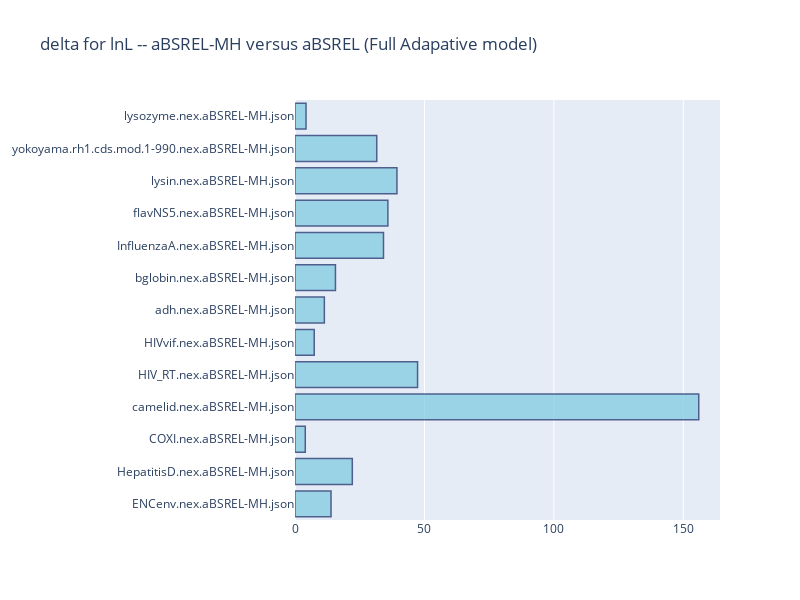

The cell this chart's notebook holds for it:
### Markdown cell above
## delta Log L -- Full Adaptive Models

### Code cell
tag_pair = [["aBSREL-MH_FULL_LL", "aBSREL_FULL_LL"]]

import random
for tag in tag_pair:
    dataset = []
    delta_value = []
    for index, row in df.iterrows():
        dataset.append(str(df["Filename"][index]).replace(".BUSTEDS-MH.json", ""))
        delta_value.append(df[tag[0]][index] - df[tag[1]][index])    
    #end for
            
    #plot
    fig = go.Figure(data=[
        go.Bar(y=dataset, x=delta_value, orientation='h')
    ])

    # Change the bar mode
    fig.update_layout(barmode='group')
    title = "delta for lnL -- aBSREL-MH versus aBSREL (Full Adapative model)"
    fig.update_layout(title_text=title)
    fig.update_traces(marker_color='rgb(130,202,225)', marker_line_color='rgb(28,48,107)',
                  marker_line_width=1.5, opacity=0.75)
    #fig.show()
    
    fig.update_layout(
        autosize=False,
        width=800,
        height=600,)

    fig.show()
    fig.write_image(title.replace(" ", "") + ".png", engine="kaleido")
    #output = tag[0].replace("MH_", "") + ' values - BUSTEDS-MH_vs_BUSTEDS'
    #output = "DELTA_" + output.replace(" ", "") + ".png"
    #fig.write_image(output)
    

"""
Negative delta LL are convergence problems
"""

### Figure 1 — Plotly figure (JSON) as saved in the notebook; plotly's stock layout.template omitted (floating-point values rounded to 4 significant figures)
{"data": [{"marker": {"color": "rgb(130,202,225)", "line": {"color": "rgb(28,48,107)", "width": 1.5}}, "opacity": 0.75, "orientation": "h", "type": "bar", "x": [13.91, 22.13, 3.968, 156.0, 47.35, 7.429, 11.34, 15.62, 34.18, 35.88, 39.38, 31.57, 4.262], "y": ["ENCenv.nex.aBSREL-MH.json", "HepatitisD.nex.aBSREL-MH.json", "COXI.nex.aBSREL-MH.json", "camelid.nex.aBSREL-MH.json", "HIV_RT.nex.aBSREL-MH.json", "HIVvif.nex.aBSREL-MH.json", "adh.nex.aBSREL-MH.json", "bglobin.nex.aBSREL-MH.json", "InfluenzaA.nex.aBSREL-MH.json", "flavNS5.nex.aBSREL-MH.json", "lysin.nex.aBSREL-MH.json", "yokoyama.rh1.cds.mod.1-990.nex.aBSREL-MH.json", "lysozyme.nex.aBSREL-MH.json"]}], "layout": {"autosize": false, "barmode": "group", "height": 600, "title": {"text": "delta for lnL -- aBSREL-MH versus aBSREL (Full Adapative model)"}, "width": 800}}
